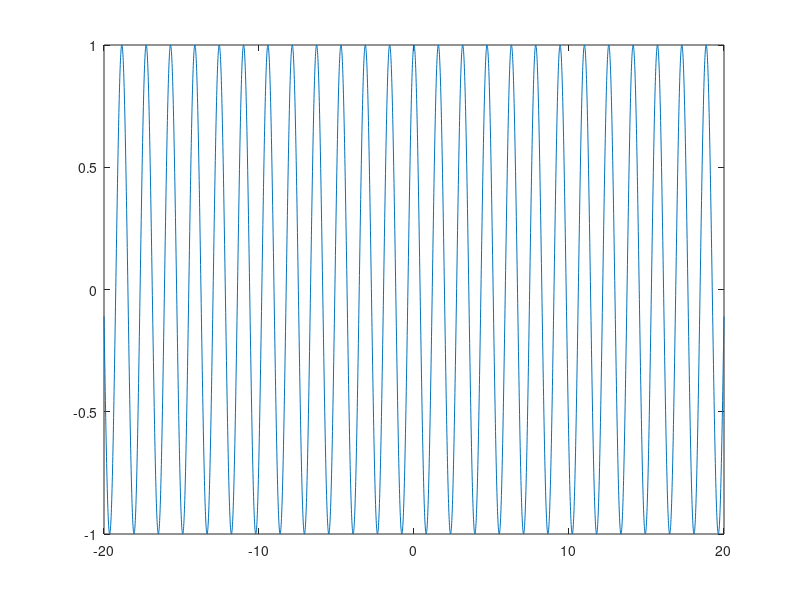
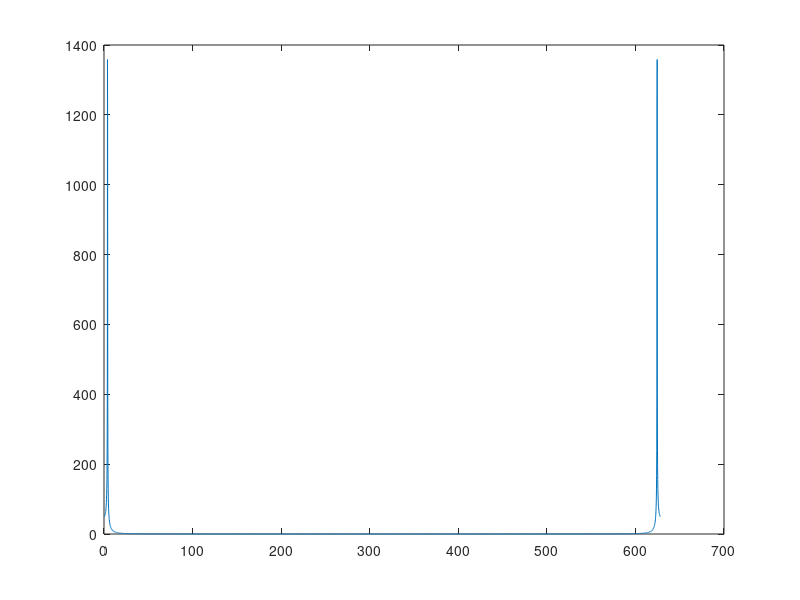

Write the MATLAB code that produced these figures, in order. (Note: this script raises an error after producing the figures.)
close all
clear all
clc


dx = 0.01;
x = -20:dx:20;
L = length(x);
NFFT = 2^nextpow2(L);
k = 4;

y = cos(k*x);

figure
plot(x,y)

f = fft(y);

Fs = 1/dx;

N = length(f);
k = Fs/2*linspace(0,2,length(f));

figure
plot(2*pi*k,abs(f))

tmp = fourier_trans(x,y);

figure
plot(2*pi*tmp(1,:),abs(tmp(2,:)))